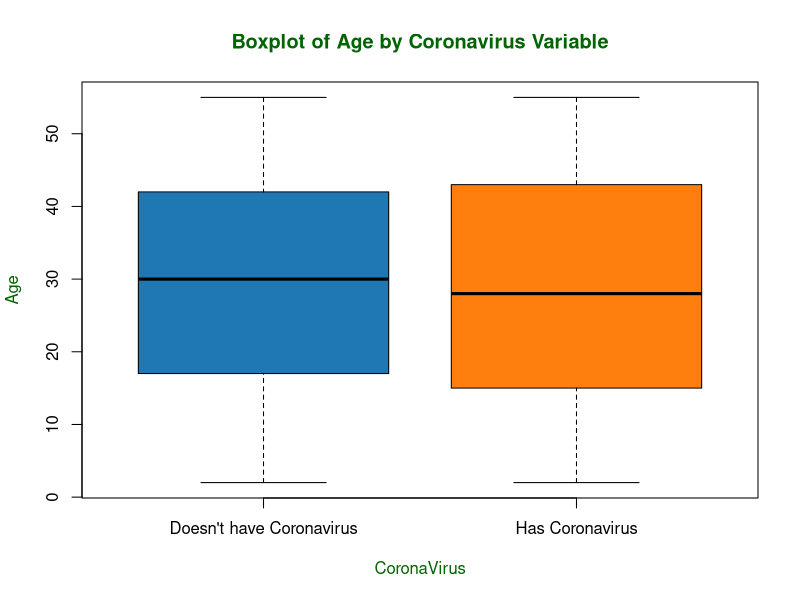

Source code (R):
## ---- chunk 1
# import libraries
# Load necessary packages
library(readxl)
library(dplyr)

# Suppress output, warnings, and messages for this code chunk
suppressPackageStartupMessages({
  suppressWarnings({
    suppressMessages({
      
      # Read data from coronavirus.xlsx and comorbid.xlsx
      coronavirus <- read_excel("coronavirus.xlsx")
      comorbidity <- read_excel("comorbidity.xlsx")
      
      # Merge the two datasets, keeping observations that exist in both files
      merged <- inner_join(coronavirus, comorbidity, by = "ID")
      
      # Recode Age values greater than or equal to 120 to NA
      merged$Age[merged$Age >= 120] <- NA
      
      # Recode 'Mainland China' to 'China' in the Country variable
      merged$Country[merged$Country == 'Mainland China'] <- 'China'
      
     
      
    })
  })
})


## ---- chunk 2


library(dplyr)

# Suppress output, warnings, and messages for this code chunk
suppressPackageStartupMessages({
  suppressWarnings({
    suppressMessages({
      
  # a. number of observations
  observations <- nrow(merged)
    
      
  # b. number of variables
  variables <- ncol(merged)
  
  # c. percentage of patients that are female
  percentage_of_females <- mean(merged$Sex == "F") * 100
  
  # d. median age of patients with coronavirus (filtering for those who have covid by selecting patients with coronavirus = 1)
  median_age <- median(merged$Age[merged$CoronaVirus == 1], na.rm = TRUE)
  
  # e - mean age of patient who died from coronavirus
  mean_died <- mean(merged$Age[merged$Death == 1 & merged$CoronaVirus == 1], na.rm = TRUE)
      
  # e - standard deviation of patients who died from coronavirus 
  standard_dev_died <- sd(merged$Age[merged$Death == 1 & merged$CoronaVirus == 1], na.rm = TRUE)
  
  #f. % of coronavirus patients who live in: China, Italy and the US
  
      # first we need to find how many patients had coronavirus by filtering the 'CoronaVirus' row for patients with a value of 1
      had_covid <- filter(merged, CoronaVirus == 1)
      
      # second, we count the number of rows of patients in our filter (has_covid) to calculate the total number of patients with coronavirus
      covid_patients <- nrow(had_covid)
      
      # finally we calculate the % for each country. we multiple by 100 to get the percentage
      chinese_patients_percentage <- mean(had_covid$Country == "China") * 100
      italian_patients_percentage <- mean(had_covid$Country == "Italy") * 100
      american_patients_percentage <- mean(had_covid$Country == "US") * 100
  
  # g. commodities related 
      comorbidity_percentages <- had_covid %>% group_by(Comorbidity) %>%
         summarise(Percentage = n() / covid_patients * 100) %>%
        arrange(desc(Percentage))
      
  

    })
  })
})

## ---- chunk 3
colors <-  c("#1f77b4", "#ff7f0e")

boxplot(Age ~ CoronaVirus, data = merged,
        main = "Boxplot of Age by Coronavirus Variable",
        xlab = "CoronaVirus",
        ylab = "Age",
        names = c("Doesn't have Coronavirus", "Has Coronavirus"), col = colors, col.main = "#006400", col.lab = "#006400")
